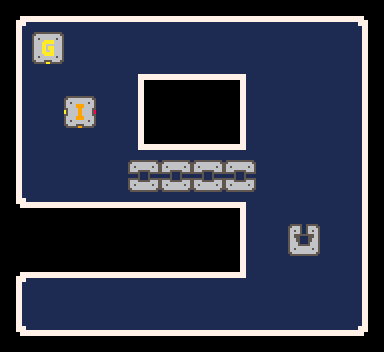

A 2D game scene composited from a Tiled map and its tileset images. What follows is a short description and the map's XML, with every tile layer's data as written:
An orthogonal 12x11 tile map with 32x32 px tiles, 2 tile layers (Blueboard, Element) and 1 object.

<map version="1.5" tiledversion="1.7.2" orientation="orthogonal" renderorder="left-down" width="12" height="11" tilewidth="32" tileheight="32" infinite="0" nextlayerid="4" nextobjectid="3">
 <tileset firstgid="1" source="../element.tsx" />
 <layer id="1" name="Blueboard" width="12" height="11" locked="1">
  <data encoding="csv">
28,29,29,29,29,29,29,29,29,29,29,47,
59,77,45,77,61,61,61,77,45,61,61,63,
59,60,60,77,78,93,93,76,60,60,62,63,
59,62,62,77,63,0,0,59,61,77,60,63,
59,45,60,77,46,29,29,44,61,61,45,63,
59,77,45,77,77,61,77,77,60,77,45,63,
92,93,93,93,93,93,93,76,77,77,61,63,
0,0,0,0,0,0,0,59,77,62,45,63,
43,29,29,29,29,29,29,44,45,45,77,63,
59,45,45,61,60,60,61,60,60,45,62,63,
75,93,93,93,93,93,93,93,93,93,93,79
</data>
 </layer>
 <layer id="3" name="Element" width="12" height="11">
  <data encoding="csv">
0,0,0,0,0,0,0,0,0,0,0,0,
0,35,0,0,0,0,0,0,0,3221225539,0,0,
0,0,0,0,0,0,0,0,0,0,0,0,
0,0,34,0,0,0,0,0,0,0,0,0,
0,0,0,0,0,0,0,0,0,0,0,0,
0,0,0,0,8,8,8,8,0,0,0,0,
0,0,0,0,0,0,0,0,0,0,0,0,
0,0,0,0,0,0,0,0,0,6,0,0,
0,0,0,0,0,0,0,0,0,0,0,0,
0,2684354642,0,0,0,0,0,0,0,0,0,0,
0,0,0,0,0,0,0,0,0,0,0,0
</data>
 </layer>
 <objectgroup id="2" name="Object" visible="0" locked="1">
  <object id="1" x="192" y="176">
   <point />
  </object>
 </objectgroup>
</map>